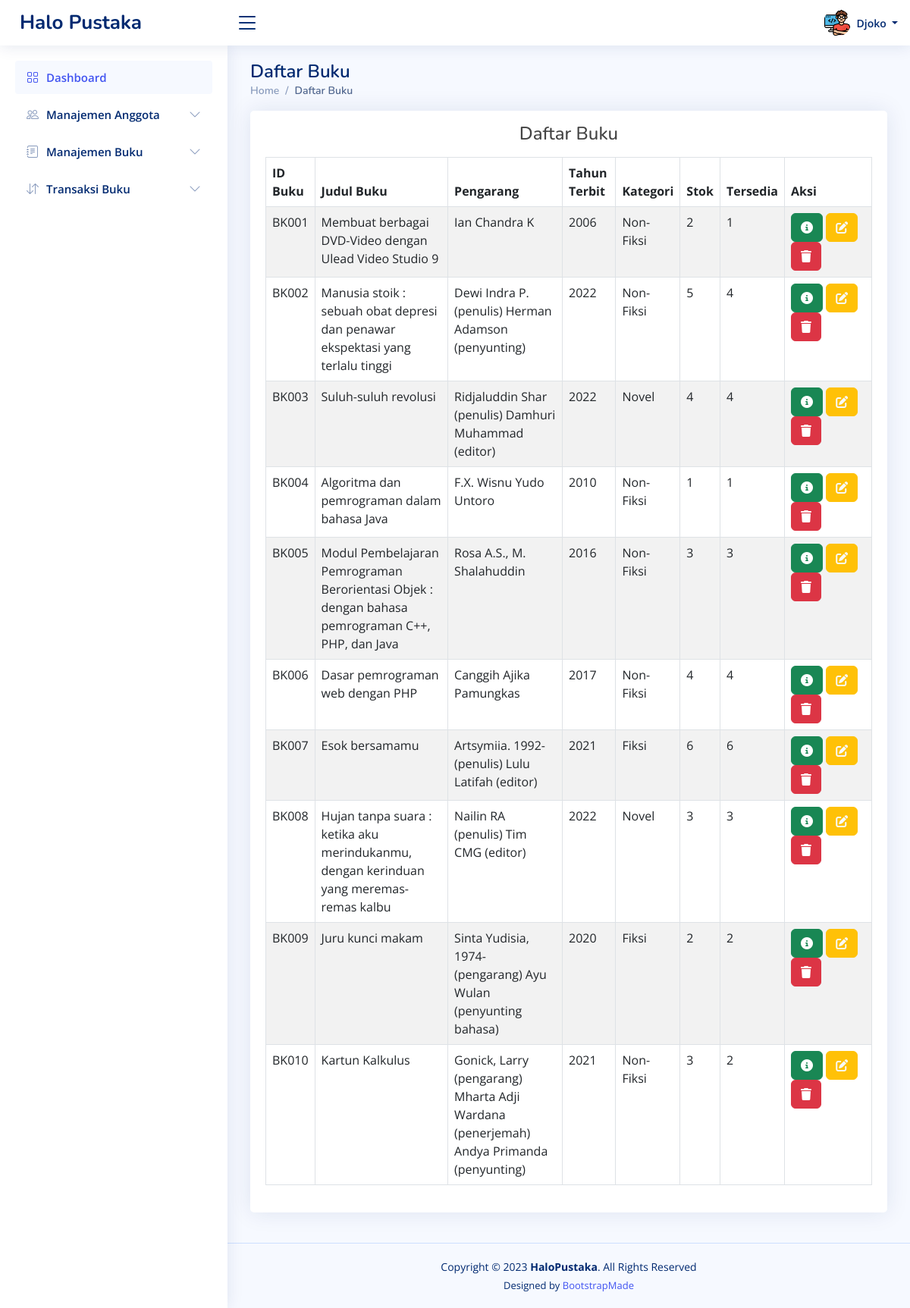
Screenshot of /dashboard.php?page=viewbuku (signed in) with the database file from the repository.
### tables this page shows
CREATE TABLE `pengurus` (
  `id_pengurus` char(5) NOT NULL,
  `nama` varchar(100) NOT NULL,
  `password` varchar(100) NOT NULL,
  `level` varchar(20) NOT NULL,
  `pic` varchar(50) NOT NULL DEFAULT 'pengurus/admin.png'
);

CREATE TABLE `buku` (
  `id_buku` char(5) NOT NULL,
  `judul` varchar(255) NOT NULL,
  `id_kategori` char(5) NOT NULL,
  `id_rak` char(5) NOT NULL,
  `isbn` varchar(20) NOT NULL,
  `pengarang` varchar(100) NOT NULL,
  `penerbit` varchar(100) NOT NULL,
  `tahun_terbit` year(4) NOT NULL,
  `stok` int(11) NOT NULL,
  `keterangan` varchar(255) NOT NULL,
  `pic` varchar(50) NOT NULL DEFAULT 'buku/buku.jpg'
);

CREATE TABLE `kategori` (
  `id_kategori` char(5) NOT NULL,
  `nama_kategori` varchar(100) NOT NULL
);

### _viewbuku.php (the view, shortened to what this page needs)
<div class="container">
    <div class="card" style="margin-bottom: 20px;">
        <div class="card-body">
            <h4 class="text-center mt-3 mb-3">Daftar Buku</h4>
            <table id="table2" class="table table-striped table-bordered">
                <thead>
                    <tr>
                        <th style="width: 0;">ID Buku</th>
                        <th>Judul Buku</th>
                        <th>Pengarang</th>
                        <th>Tahun Terbit</th>
                        <th>Kategori</th>
                        <th>Stok</th>
                        <th>Tersedia</th>
                        <th style="width: 115px;">Aksi</th>
                    </tr>
                </thead>
                <tbody>
                    <?php
                    $sql = "SELECT buku.id_buku, buku.isbn, buku.judul, buku.pengarang, buku.tahun_terbit, buku.stok, kategori.nama_kategori, rak.nama_rak FROM buku JOIN kategori ON buku.id_kategori COLLATE utf8mb4_unicode_ci = kategori.id_kategori JOIN rak ON buku.id_rak COLLATE utf8mb4_unicode_ci = rak.id_rak";
                    $hasil = mysqli_query($koneksi, $sql);
                    while ($data = mysqli_fetch_array($hasil)) {
                        ?>
                        <tr>
                            <td>
                                <?php echo $data["id_buku"] ?>
                            </td>
                            <td>
                                <?php echo $data["judul"] ?>
                            </td>
                            <td>
                                <?php echo $data["pengarang"] ?>
                            </td>
                            <td>
                                <?php echo $data["tahun_terbit"] ?>
                            </td>
                            <td>
                                <?php echo $data["nama_kategori"] ?>
                            </td>
                            <td>
                                <?php echo $data["stok"] ?>
                            </td>
                            <?php
                            $id = $data["id_buku"];
                            $sedia = mysqli_fetch_array(mysqli_query($koneksi, "SELECT COUNT(id_buku) AS sedia FROM peminjaman WHERE id_buku='$id' AND status != 'done'"));
                            ?>
                            <td>
                                <?php echo $data['stok'] - $sedia['sedia'] ?>
                            </td>
                            <td><a href="#" data-bs-toggle="modal" data-bs-target="#detailModal"
                                    data-id="<?php echo $data['id_buku'] ?>" class="btn btn-success btndetailbuku"><i
                                        class="fas fa-circle-info"></i></a>
                                <a href="?page=editbuku&id=<?php echo $data['id_buku'] ?>"
                                    class="btn btn-warning text-light" id="btnedit"><i class="fas fa-pen-to-square"></i></a>
                                <a href="?page=viewbuku&id=<?php echo $data['id_buku'] ?>"
                                    class="btn btn-danger confirmAlert" id="btnhapus"><i class="fas fa-trash"></i></a>
                            </td>
                        </tr>
                        <?php
                    }
                    ?>
                </tbody>
            </table>
        </div>
    </div>
</div>

### dashboard.php (shortened to what this page needs)
<?php
include "template/head.php";
include "koneksi.php";
?>
<header id="header" class="header fixed-top d-flex align-items-center">
    <div class="d-flex align-items-center justify-content-between">
        <a href="dashboard.php" class="logo d-flex align-items-center">
            <span class="d-none d-lg-block">Halo Pustaka</span>
        </a>
        <i class="bi bi-list toggle-sidebar-btn"></i>
    </div>
    <nav class="header-nav ms-auto">
        <ul class="d-flex align-items-center">
            <li class="nav-item dropdown pe-3">
                <?php
                $sql = mysqli_query($koneksi, "SELECT pic FROM " . $_SESSION['role'] . " WHERE id_pengurus = '" . $_SESSION['username'] . "'");
                $data = mysqli_fetch_array($sql);
                ?>
                <a class="nav-link nav-profile d-flex align-items-center pe-0" href="#" data-bs-toggle="dropdown">
                    <img src="assets/img/<?php echo $data['pic'] ?>" alt="Profile" class="rounded-circle">
                    <span class="d-none d-md-block dropdown-toggle ps-2">
                        <?php echo $_SESSION['nama'] ?>
                    </span>
                </a>
            </li>
        </ul>
    </nav>
</header>
<aside id="sidebar" class="sidebar">
    <ul class="sidebar-nav" id="sidebar-nav">
        <li class="nav-item">
            <a class="nav-link " href="dashboard.php">
                <i class="bi bi-grid"></i>
                <span>Dashboard</span>
            </a>
        </li>
        <li class="nav-item">
            <a class="nav-link collapsed" data-bs-target="#components-nav" data-bs-toggle="collapse" href="#">
                <i class="bi bi-people"></i><span>Manajemen Anggota</span><i class="bi bi-chevron-down ms-auto"></i>
            </a>
        </li>
        <li class="nav-item">
            <a class="nav-link collapsed" data-bs-target="#forms-nav" data-bs-toggle="collapse" href="#">
                <i class="bi bi-journal-text"></i><span>Manajemen Buku</span><i class="bi bi-chevron-down ms-auto"></i>
            </a>
        </li>
        <li class="nav-item">
            <a class="nav-link collapsed" data-bs-target="#tables-nav" data-bs-toggle="collapse" href="#">
                <i class="bi bi-arrow-down-up"></i><span>Transaksi Buku</span><i class="bi bi-chevron-down ms-auto"></i>
            </a>
        </li>
    </ul>
</aside>
<main id="main" class="main">
    <?php
    if (isset($_GET['page'])) {
        $act = $_GET['page'];
    }
    switch ($act) {
        case "viewbuku":
            $halaman = "_viewbuku.php";
            $judul = "Daftar Buku";
            break;
    }
    ?>
    <div class="pagetitle">
        <h1>
            <?php echo $judul; ?>
        </h1>
        <nav>
            <ol class="breadcrumb">
                <li class="breadcrumb-item"><a href="dashboard.php">Home</a></li>
                <li class="breadcrumb-item active">
                    <?php echo $judul; ?>
                </li>
            </ol>
        </nav>
    </div>
    <section class="section dashboard">
        <div class="row">
            <?php
            include $halaman;
            ?>
        </div>
    </section>
</main>
<footer id="footer" class="footer">
    <div class="copyright">
        Copyright &copy; 2023 <strong><span>HaloPustaka</span></strong>. All Rights Reserved
    </div>
    <div class="credits">
        Designed by <a href="https://bootstrapmade.com/">BootstrapMade</a>
    </div>
</footer>
<?php
include "template/foot.php";
?>

### assets/css/admin.css (style rules this page uses)
:root { scroll-behavior: smooth; }
body { font-family: "Open Sans", sans-serif; background: #f6f9ff; color: #444444; }
a { color: #4154f1; text-decoration: none; }
h1, h2, h3, h4, h5, h6 { font-family: "Nunito", sans-serif; }
#main { margin-top: 60px; padding: 20px 30px; transition: all 0.3s; }
.pagetitle { margin-bottom: 10px; }
.pagetitle h1 { font-size: 24px; margin-bottom: 0; font-weight: 600; color: #012970; }
.card { margin-bottom: 30px; border: none; border-radius: 5px; box-shadow: 0px 0 30px rgba(1, 41, 112, 0.1); }
.card-body { padding: 0 20px 20px 20px; }
.breadcrumb { font-size: 14px; font-family: "Nunito", sans-serif; color: #899bbd; font-weight: 600; }
.breadcrumb a { color: #899bbd; transition: 0.3s; }
.breadcrumb .breadcrumb-item::before { color: #899bbd; }
.breadcrumb .active { color: #51678f; font-weight: 600; }
.logo { line-height: 1; }
@media (min-width: 1200px) { .logo { width: 280px; } }
.logo span { font-size: 26px; font-weight: 700; color: #012970; font-family: "Nunito", sans-serif; }
.header { transition: all 0.5s; z-index: 997; height: 60px; box-shadow: 0px 2px 20px rgba(1, 41, 112, 0.1); background-color: #fff; padding-left: 20px; }
.header .toggle-sidebar-btn { font-size: 32px; padding-left: 10px; cursor: pointer; color: #012970; }
.header-nav ul { list-style: none; }
.header-nav>ul { margin: 0; padding: 0; }
.header-nav .nav-profile { color: #012970; }
.header-nav .nav-profile img { max-height: 36px; }
.header-nav .nav-profile span { font-size: 14px; font-weight: 600; }
.sidebar { position: fixed; top: 60px; left: 0; bottom: 0; width: 300px; z-index: 996; transition: all 0.3s; padding: 20px; overflow-y: auto; scrollbar-width: thin; scrollbar-color: #aab7cf transparent; box-shadow: 0px 0px 20px rgba(1, 41, 112, 0.1); background-color: #fff; }
@media (min-width: 1200px) { #main, #footer { margin-left: 300px; } }
.sidebar-nav { padding: 0; margin: 0; list-style: none; }
.sidebar-nav li { padding: 0; margin: 0; list-style: none; }
.sidebar-nav .nav-item { margin-bottom: 5px; }
.sidebar-nav .nav-link { display: flex; align-items: center; font-size: 15px; font-weight: 600; color: #4154f1; transition: 0.3; background: #f6f9ff; padding: 10px 15px; border-radius: 4px; }
.sidebar-nav .nav-link i { font-size: 16px; margin-right: 10px; color: #4154f1; }
.sidebar-nav .nav-link.collapsed { color: #012970; background: #fff; }
.sidebar-nav .nav-link.collapsed i { color: #899bbd; }
.sidebar-nav .nav-link .bi-chevron-down { margin-right: 0; transition: transform 0.2s ease-in-out; }
.footer { padding: 20px 0; font-size: 14px; transition: all 0.3s; border-top: 1px solid #cddfff; }
.footer .copyright { text-align: center; color: #012970; }
.footer .credits { padding-top: 5px; text-align: center; font-size: 13px; color: #012970; }

### rows the page displays
pengurus: pic (picture)
buku: id_buku "BK001", judul "Membuat berbagai DVD-Video dengan Ulead Video Studio 9", pengarang "Ian Chandra K", tahun_terbit "2006", id_kategori.nama_kategori "Non-Fiksi", stok "2", sedia "1"
buku: id_buku "BK002", judul "Manusia stoik : sebuah obat depresi dan penawar ekspektasi yang terlalu tinggi", pengarang "Dewi Indra P. (penulis) Herman Adamson (penyunting)", tahun_terbit "2022", id_kategori.nama_kategori "Non-Fiksi", stok "5", sedia "4"
buku: id_buku "BK003", judul "Suluh-suluh revolusi", pengarang "Ridjaluddin Shar (penulis) Damhuri Muhammad (editor)", tahun_terbit "2022", id_kategori.nama_kategori "Novel", stok "4", $data['stok']-$sedia['sedia'] "4"
buku: id_buku "BK004", judul "Algoritma dan pemrograman dalam bahasa Java", pengarang "F.X. Wisnu Yudo Untoro", tahun_terbit "2010", id_kategori.nama_kategori "Non-Fiksi", stok "1", $data['stok']-$sedia['sedia'] "1"
buku: id_buku "BK005", judul "Modul Pembelajaran Pemrograman Berorientasi Objek : dengan bahasa pemrograman C++, PHP, dan Java", pengarang "Rosa A.S., M. Shalahuddin", tahun_terbit "2016", id_kategori.nama_kategori "Non-Fiksi", stok "3", $data['stok']-$sedia['sedia'] "3"
buku: id_buku "BK006", judul "Dasar pemrograman web dengan PHP", pengarang "Canggih Ajika Pamungkas", tahun_terbit "2017", id_kategori.nama_kategori "Non-Fiksi", stok "4", $data['stok']-$sedia['sedia'] "4"
buku: id_buku "BK007", judul "Esok bersamamu", pengarang "Artsymiia. 1992- (penulis) Lulu Latifah (editor)", tahun_terbit "2021", id_kategori.nama_kategori "Fiksi", stok "6", $data['stok']-$sedia['sedia'] "6"
buku: id_buku "BK008", judul "Hujan tanpa suara : ketika aku merindukanmu, dengan kerinduan yang meremas-remas kalbu", pengarang "Nailin RA (penulis) Tim CMG (editor)", tahun_terbit "2022", id_kategori.nama_kategori "Novel", stok "3", $data['stok']-$sedia['sedia'] "3"
buku: id_buku "BK009", judul "Juru kunci makam", pengarang "Sinta Yudisia, 1974- (pengarang) Ayu Wulan (penyunting bahasa)", tahun_terbit "2020", id_kategori.nama_kategori "Fiksi", stok "2", $data['stok']-$sedia['sedia'] "2"
buku: id_buku "BK010", judul "Kartun Kalkulus", pengarang "Gonick, Larry (pengarang) Mharta Adji Wardana (penerjemah) Andya Primanda (penyunting)", tahun_terbit "2021", id_kategori.nama_kategori "Non-Fiksi", stok "3", sedia "2"

### other values shown
$_SESSION['nama'] "Djoko"
$judul "Daftar Buku"
